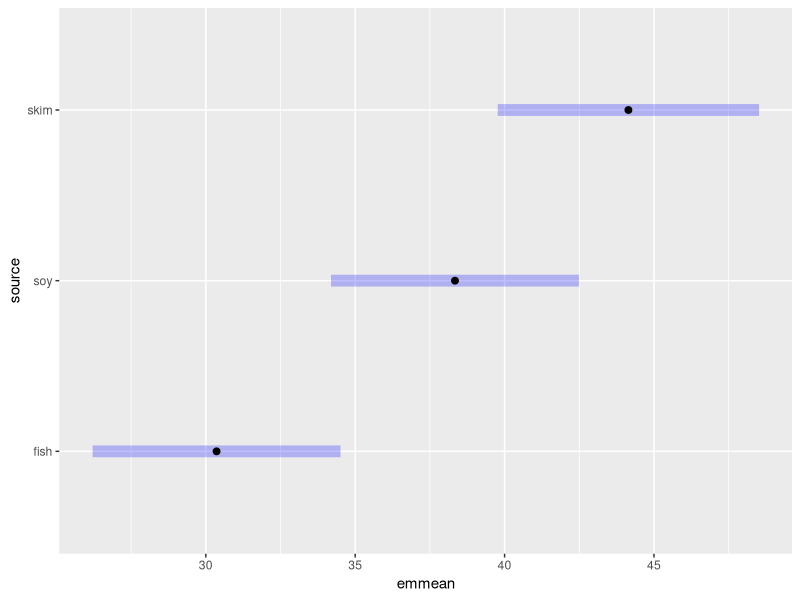
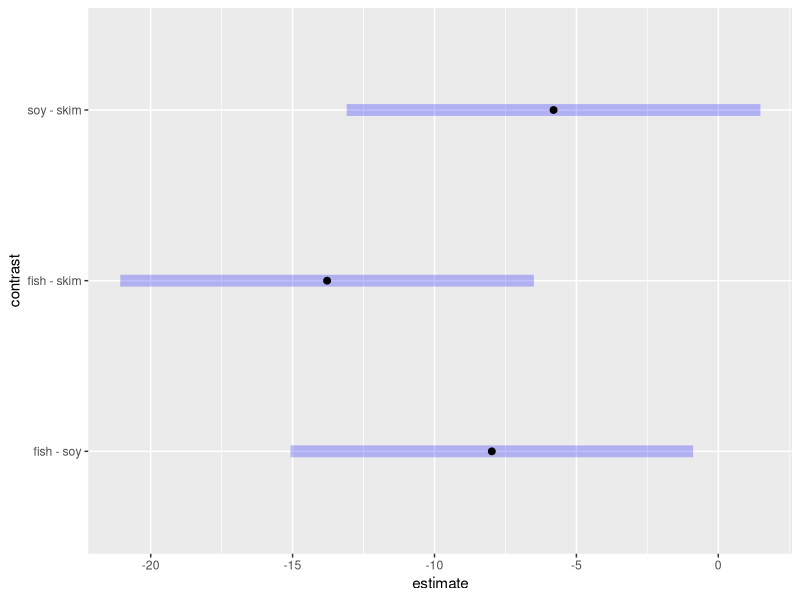

Source code (R) for these figures, in order:
## ---- chunk 1
require("emmeans")
options(show.signif.stars = FALSE)
knitr::opts_chunk$set(collapse = TRUE, fig.width = 4.5)
## ---- chunk 2
pigs.lm = lm(conc ~ source, data = pigs)
## ---- chunk 3
emm = emmeans(pigs.lm, "source")
emm
## ---- chunk 4
plot(emm)
## ---- chunk 5
pairs(emm)
## ---- chunk 6
plot(pairs(emm))
## ---- chunk 7
contrast(emm, "trt.vs.ctrl1")   # Comparisons with the first

contrast(emm, list(con1 = c(-1, .5, .5), con2 = c(0, 1, -1))) # custom contrasts
## ---- chunk 8
pigs.lm = lm(conc ~ source + percent, data = pigs)
## ---- chunk 9
emm = emmeans(pigs.lm, "source")
emm
## ---- chunk 10
rg = ref_grid(pigs.lm, cov.reduce = percent ~ source)
emmeans(rg, "source")
## ---- chunk 11
rg@grid
